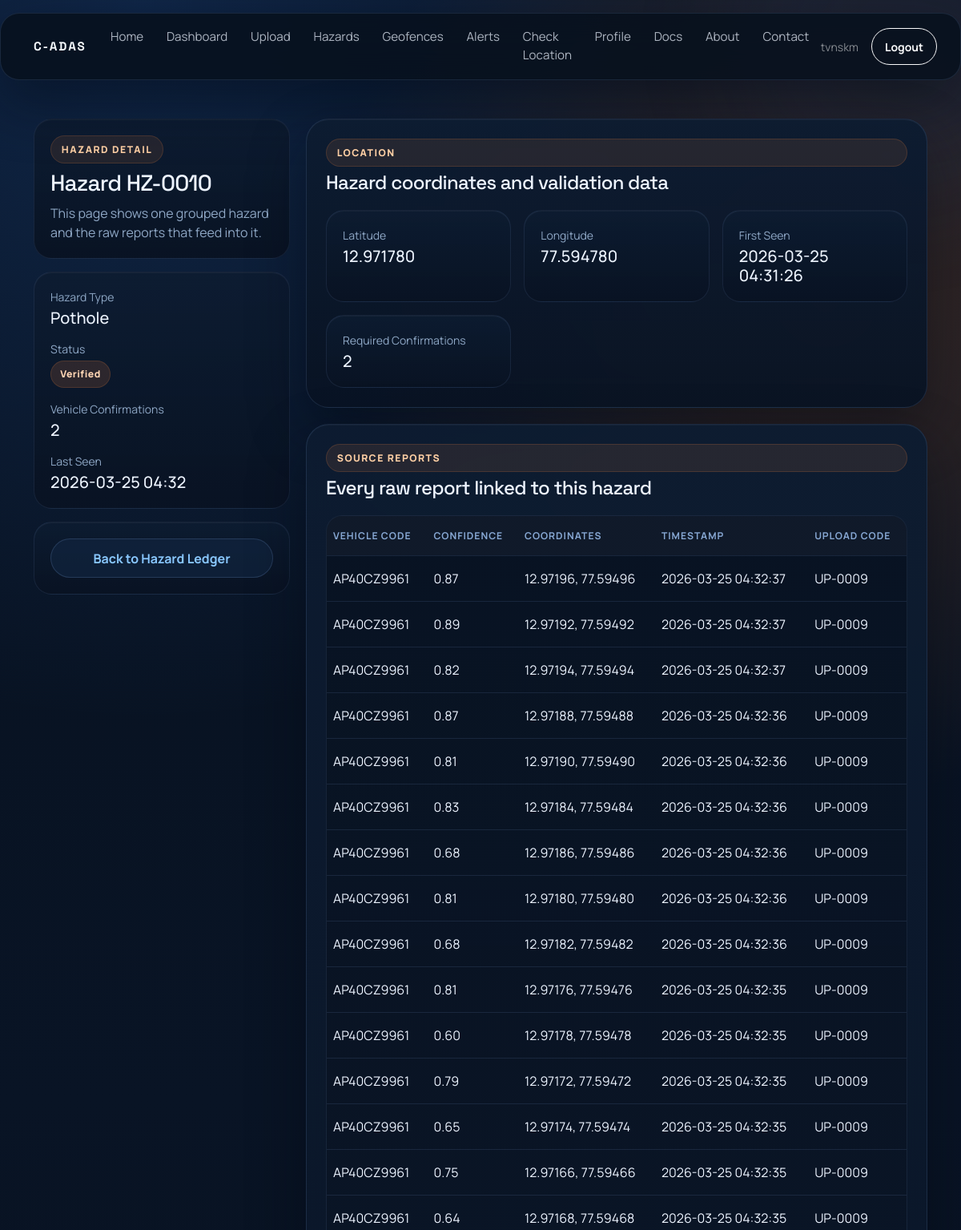
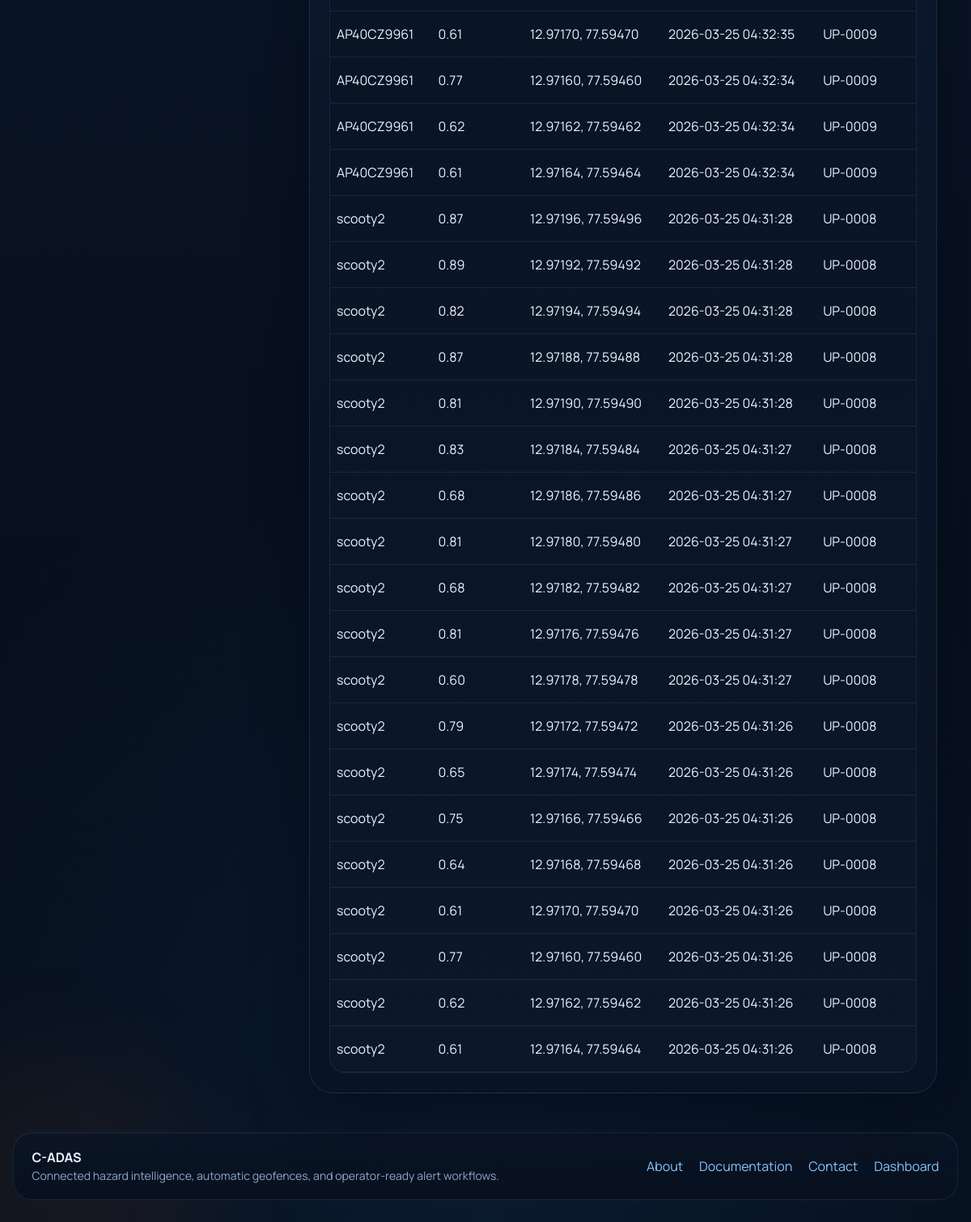
Page /hazards/10/ (signed in) on the committed database (2 pictures, top to bottom).
### hazards/models.py (models this page shows, shortened)
class HazardEvent(models.Model):
    STATUS_PENDING = "pending"
    STATUS_VALIDATED = "validated"
    STATUS_REJECTED = "rejected"
    STATUS_CHOICES = [
        (STATUS_PENDING, "Pending"),
        (STATUS_VALIDATED, "Validated"),
        (STATUS_REJECTED, "Rejected"),
    ]
    hazard_type = models.CharField(max_length=50, default="pothole")
    latitude = models.FloatField()
    longitude = models.FloatField()
    status = models.CharField(
        max_length=20,
        choices=STATUS_CHOICES,
        default=STATUS_PENDING,
    )
    validation_count = models.PositiveIntegerField(default=1)
    required_validations = models.PositiveIntegerField(default=2)
    first_reported_at = models.DateTimeField()
    last_reported_at = models.DateTimeField()
    created_at = models.DateTimeField(auto_now_add=True)
    updated_at = models.DateTimeField(auto_now=True)
    @property
    def display_status(self) -> str:
        if self.status == self.STATUS_VALIDATED:
            return "verified"
        return self.status

class HazardReport(models.Model):
    event = models.ForeignKey(
        HazardEvent,
        on_delete=models.CASCADE,
        related_name="reports",
    )
    vehicle_id = models.CharField(max_length=100)
    hazard_type = models.CharField(max_length=50, default="pothole")
    latitude = models.FloatField()
    longitude = models.FloatField()
    confidence = models.FloatField()
    detected_at = models.DateTimeField()
    video_upload = models.ForeignKey(
        VideoUpload,
        on_delete=models.SET_NULL,
        null=True,
        blank=True,
        related_name="hazard_reports",
    )
    created_at = models.DateTimeField(auto_now_add=True)

class VideoUpload(models.Model):
    STATUS_PROCESSING = "processing"
    STATUS_COMPLETED = "completed"
    STATUS_FAILED = "failed"
    STATUS_CHOICES = [
        (STATUS_PROCESSING, "Processing"),
        (STATUS_COMPLETED, "Completed"),
        (STATUS_FAILED, "Failed"),
    ]
    uploaded_by = models.ForeignKey(
        settings.AUTH_USER_MODEL,
        on_delete=models.CASCADE,
        related_name="video_uploads",
    )
    vehicle_id = models.CharField(max_length=100)
    video_file = models.FileField(upload_to="uploads/")
    status = models.CharField(
        max_length=20,
        choices=STATUS_CHOICES,
        default=STATUS_PROCESSING,
    )
    total_metadata_entries = models.PositiveIntegerField(default=0)
    error_message = models.TextField(blank=True)
    created_at = models.DateTimeField(auto_now_add=True)
    processed_at = models.DateTimeField(null=True, blank=True)

### hazards/views.py (the view)
# urls.py: path("<int:pk>/", HazardDetailView.as_view(), name="hazard-detail"),
class HazardDetailView(LoginRequiredMixin, DetailView):
    model = HazardEvent
    template_name = "hazards/hazard_detail.html"
    context_object_name = "hazard"
    def get_context_data(self, **kwargs):
        context = super().get_context_data(**kwargs)
        context["reports"] = self.object.reports.order_by("-detected_at")
        return context

### hazards/templates/hazards/hazard_detail.html (shortened to what this page needs)
{% extends "base.html" %}
{% block content %}
<section class="split-layout">
    <aside class="editorial-sidebar">
        <div class="mini-card">
            <span class="eyebrow mb-2">Hazard Detail</span>
            <h1 class="h3 mb-2">Hazard HZ-{{ hazard.id|stringformat:"04d" }}</h1>
            <p class="soft-text mb-0">This page shows one grouped hazard and the raw reports that feed into it.</p>
        </div>
        <div class="mini-card">
            <div class="soft-text small mb-1">Hazard Type</div>
            <div class="h5 mb-3">{{ hazard.hazard_type|title }}</div>
            <div class="soft-text small mb-1">Status</div>
            <div class="mb-3">
                <span class="status-badge {% if hazard.display_status == 'verified' %}verified{% else %}pending{% endif %}">
                    {{ hazard.display_status|title }}
                </span>
            </div>
            <div class="soft-text small mb-1">Vehicle Confirmations</div>
            <div class="h5 mb-3">{{ hazard.validation_count }}</div>
            <div class="soft-text small mb-1">Last Seen</div>
            <div class="h5 mb-0">{{ hazard.last_reported_at|date:"Y-m-d H:i" }}</div>
        </div>
        <div class="mini-card">
            <a href="{% url 'hazard-list' %}" class="btn btn-outline-primary w-100">Back to Hazard Ledger</a>
        </div>
    </aside>
    <div class="editorial-main">
        <div class="card content-card">
            <div class="card-body p-4">
                <div class="section-title">
                    <span class="eyebrow">Location</span>
                    <h2 class="h4 mb-0">Hazard coordinates and validation data</h2>
                </div>
                <div class="feature-grid">
                    <div class="mini-card">
                        <div class="soft-text small mb-1">Latitude</div>
                        <div class="h5 mb-0">{{ hazard.latitude|floatformat:6 }}</div>
                    </div>
                    <div class="mini-card">
                        <div class="soft-text small mb-1">Longitude</div>
                        <div class="h5 mb-0">{{ hazard.longitude|floatformat:6 }}</div>
                    </div>
                    <div class="mini-card">
                        <div class="soft-text small mb-1">First Seen</div>
                        <div class="h5 mb-0">{{ hazard.first_reported_at|date:"Y-m-d H:i:s" }}</div>
                    </div>
                    <div class="mini-card">
                        <div class="soft-text small mb-1">Required Confirmations</div>
                        <div class="h5 mb-0">{{ hazard.required_validations }}</div>
                    </div>
                </div>
            </div>
        </div>
        <div class="card content-card">
            <div class="card-body p-4">
                <div class="section-title">
                    <span class="eyebrow">Source Reports</span>
                    <h2 class="h4 mb-0">Every raw report linked to this hazard</h2>
                </div>
                <div class="table-responsive">
                    <table class="table align-middle">
                        <thead>
                            <tr>
                                <th>Vehicle Code</th>
                                <th>Confidence</th>
                                <th>Coordinates</th>
                                <th>Timestamp</th>
                                <th>Upload Code</th>
                            </tr>
                        </thead>
                        <tbody>
                            {% for report in reports %}
                                <tr>
                                    <td>{{ report.vehicle_id }}</td>
                                    <td>{{ report.confidence|floatformat:2 }}</td>
                                    <td>{{ report.latitude|floatformat:5 }}, {{ report.longitude|floatformat:5 }}</td>
                                    <td>{{ report.detected_at|date:"Y-m-d H:i:s" }}</td>
                                    <td>
                                        {% if report.video_upload %}
                                            UP-{{ report.video_upload.id|stringformat:"04d" }}
                                        {% else %}
                                            Direct API
                                        {% endif %}
                                    </td>
                                </tr>
                            {% empty %}
                                <tr>
                                    <td colspan="5" class="text-center soft-text py-4">No raw reports were found for this hazard.</td>
                                </tr>
                            {% endfor %}
                        </tbody>
                    </table>
                </div>
            </div>
        </div>
    </div>
</section>
{% endblock %}

### templates/base.html (shortened to what this page needs)
<!DOCTYPE html>
<html lang="en">
<head>
    <link href="https://cdn.jsdelivr.net/npm/bootstrap@5.3.3/dist/css/bootstrap.min.css" rel="stylesheet">
</head>
<body>
    <div class="shell">
    <nav class="navbar navbar-expand-lg navbar-dark app-navbar px-2 px-lg-3">
        <div class="container">
            <a class="navbar-brand" href="{% url 'home' %}">C-ADAS</a>
            <div class="collapse navbar-collapse" id="mainNav">
                {% if user.is_authenticated %}
                    <ul class="navbar-nav me-auto mb-2 mb-lg-0">
                        <li class="nav-item"><a class="nav-link" href="{% url 'home' %}">Home</a></li>
                        <li class="nav-item"><a class="nav-link" href="{% url 'dashboard' %}">Dashboard</a></li>
                        <li class="nav-item"><a class="nav-link" href="{% url 'video-upload' %}">Upload</a></li>
                        <li class="nav-item"><a class="nav-link" href="{% url 'hazard-list' %}">Hazards</a></li>
                        <li class="nav-item"><a class="nav-link" href="{% url 'geofence-list' %}">Geofences</a></li>
                        <li class="nav-item"><a class="nav-link" href="{% url 'alert-list' %}">Alerts</a></li>
                        <li class="nav-item"><a class="nav-link" href="{% url 'browser-check-location' %}">Check Location</a></li>
                        <li class="nav-item"><a class="nav-link" href="{% url 'profile' %}">Profile</a></li>
                        <li class="nav-item"><a class="nav-link" href="{% url 'documentation' %}">Docs</a></li>
                        <li class="nav-item"><a class="nav-link" href="{% url 'about' %}">About</a></li>
                        <li class="nav-item"><a class="nav-link" href="{% url 'contact' %}">Contact</a></li>
                    </ul>
                    <div class="d-flex align-items-center gap-3">
                        <span class="text-white-50 small">{{ user.username }}</span>
                        <form method="post" action="{% url 'logout' %}" class="m-0">
                            <button type="submit" class="btn btn-outline-light btn-sm px-3">Logout</button>
                        </form>
                    </div>
                {% endif %}
            </div>
        </div>
    </nav>
    <main class="container py-4 py-lg-5">
        {% block content %}{% endblock %}
    </main>
    <footer class="site-footer">
        <div class="footer-card">
            <div class="d-flex flex-column flex-lg-row justify-content-between align-items-lg-center gap-3">
                <div>
                    <div class="fw-bold">C-ADAS</div>
                    <div class="soft-text small">Connected hazard intelligence, automatic geofences, and operator-ready alert workflows.</div>
                </div>
                <div class="footer-links">
                    <a href="{% url 'about' %}">About</a>
                    <a href="{% url 'documentation' %}">Documentation</a>
                    <a href="{% url 'contact' %}">Contact</a>
                    {% if user.is_authenticated %}
                        <a href="{% url 'dashboard' %}">Dashboard</a>
                    {% endif %}
                </div>
            </div>
        </div>
    </footer>
    </div>
</body>
</html>

### rows in the picture
HazardEvent: id "0010", hazard_type "Pothole", display_status "Verified", validation_count "2", last_reported_at "2026-03-25 04:32", latitude "12.971780", longitude "77.594780", first_reported_at "2026-03-25 04:31:26", required_validations "2"
HazardReport: vehicle_id "AP40CZ9961", confidence "0.87", latitude "12.97196", longitude "77.59496", detected_at "2026-03-25 04:32:37", video_upload.id "0009"
HazardReport: vehicle_id "AP40CZ9961", confidence "0.89", latitude "12.97192", longitude "77.59492", detected_at "2026-03-25 04:32:37", video_upload.id "0009"
HazardReport: vehicle_id "AP40CZ9961", confidence "0.82", latitude "12.97194", longitude "77.59494", detected_at "2026-03-25 04:32:37", video_upload.id "0009"
HazardReport: vehicle_id "AP40CZ9961", confidence "0.87", latitude "12.97188", longitude "77.59488", detected_at "2026-03-25 04:32:36", video_upload.id "0009"
HazardReport: vehicle_id "AP40CZ9961", confidence "0.81", latitude "12.97190", longitude "77.59490", detected_at "2026-03-25 04:32:36", video_upload.id "0009"
HazardReport: vehicle_id "AP40CZ9961", confidence "0.83", latitude "12.97184", longitude "77.59484", detected_at "2026-03-25 04:32:36", video_upload.id "0009"
HazardReport: vehicle_id "AP40CZ9961", confidence "0.68", latitude "12.97186", longitude "77.59486", detected_at "2026-03-25 04:32:36", video_upload.id "0009"
HazardReport: vehicle_id "AP40CZ9961", confidence "0.81", latitude "12.97180", longitude "77.59480", detected_at "2026-03-25 04:32:36", video_upload.id "0009"
HazardReport: vehicle_id "AP40CZ9961", confidence "0.68", latitude "12.97182", longitude "77.59482", detected_at "2026-03-25 04:32:36", video_upload.id "0009"
HazardReport: vehicle_id "AP40CZ9961", confidence "0.81", latitude "12.97176", longitude "77.59476", detected_at "2026-03-25 04:32:35", video_upload.id "0009"
HazardReport: vehicle_id "AP40CZ9961", confidence "0.60", latitude "12.97178", longitude "77.59478", detected_at "2026-03-25 04:32:35", video_upload.id "0009"
HazardReport: vehicle_id "AP40CZ9961", confidence "0.79", latitude "12.97172", longitude "77.59472", detected_at "2026-03-25 04:32:35", video_upload.id "0009"
HazardReport: vehicle_id "AP40CZ9961", confidence "0.65", latitude "12.97174", longitude "77.59474", detected_at "2026-03-25 04:32:35", video_upload.id "0009"
HazardReport: vehicle_id "AP40CZ9961", confidence "0.75", latitude "12.97166", longitude "77.59466", detected_at "2026-03-25 04:32:35", video_upload.id "0009"
HazardReport: vehicle_id "AP40CZ9961", confidence "0.64", latitude "12.97168", longitude "77.59468", detected_at "2026-03-25 04:32:35", video_upload.id "0009"
HazardReport: vehicle_id "AP40CZ9961", confidence "0.61", latitude "12.97170", longitude "77.59470", detected_at "2026-03-25 04:32:35", video_upload.id "0009"
HazardReport: vehicle_id "AP40CZ9961", confidence "0.77", latitude "12.97160", longitude "77.59460", detected_at "2026-03-25 04:32:34", video_upload.id "0009"
HazardReport: vehicle_id "AP40CZ9961", confidence "0.62", latitude "12.97162", longitude "77.59462", detected_at "2026-03-25 04:32:34", video_upload.id "0009"
HazardReport: vehicle_id "AP40CZ9961", confidence "0.61", latitude "12.97164", longitude "77.59464", detected_at "2026-03-25 04:32:34", video_upload.id "0009"
HazardReport: vehicle_id "scooty2", confidence "0.87", latitude "12.97196", longitude "77.59496", detected_at "2026-03-25 04:31:28", video_upload.id "0008"
HazardReport: vehicle_id "scooty2", confidence "0.89", latitude "12.97192", longitude "77.59492", detected_at "2026-03-25 04:31:28", video_upload.id "0008"
HazardReport: vehicle_id "scooty2", confidence "0.82", latitude "12.97194", longitude "77.59494", detected_at "2026-03-25 04:31:28", video_upload.id "0008"
HazardReport: vehicle_id "scooty2", confidence "0.87", latitude "12.97188", longitude "77.59488", detected_at "2026-03-25 04:31:28", video_upload.id "0008"
HazardReport: vehicle_id "scooty2", confidence "0.81", latitude "12.97190", longitude "77.59490", detected_at "2026-03-25 04:31:28", video_upload.id "0008"
HazardReport: vehicle_id "scooty2", confidence "0.83", latitude "12.97184", longitude "77.59484", detected_at "2026-03-25 04:31:27", video_upload.id "0008"
HazardReport: vehicle_id "scooty2", confidence "0.68", latitude "12.97186", longitude "77.59486", detected_at "2026-03-25 04:31:27", video_upload.id "0008"
HazardReport: vehicle_id "scooty2", confidence "0.81", latitude "12.97180", longitude "77.59480", detected_at "2026-03-25 04:31:27", video_upload.id "0008"
HazardReport: vehicle_id "scooty2", confidence "0.68", latitude "12.97182", longitude "77.59482", detected_at "2026-03-25 04:31:27", video_upload.id "0008"
HazardReport: vehicle_id "scooty2", confidence "0.81", latitude "12.97176", longitude "77.59476", detected_at "2026-03-25 04:31:27", video_upload.id "0008"
HazardReport: vehicle_id "scooty2", confidence "0.60", latitude "12.97178", longitude "77.59478", detected_at "2026-03-25 04:31:27", video_upload.id "0008"
HazardReport: vehicle_id "scooty2", confidence "0.79", latitude "12.97172", longitude "77.59472", detected_at "2026-03-25 04:31:26", video_upload.id "0008"
HazardReport: vehicle_id "scooty2", confidence "0.65", latitude "12.97174", longitude "77.59474", detected_at "2026-03-25 04:31:26", video_upload.id "0008"
HazardReport: vehicle_id "scooty2", confidence "0.75", latitude "12.97166", longitude "77.59466", detected_at "2026-03-25 04:31:26", video_upload.id "0008"
HazardReport: vehicle_id "scooty2", confidence "0.64", latitude "12.97168", longitude "77.59468", detected_at "2026-03-25 04:31:26", video_upload.id "0008"
HazardReport: vehicle_id "scooty2", confidence "0.61", latitude "12.97170", longitude "77.59470", detected_at "2026-03-25 04:31:26", video_upload.id "0008"
HazardReport: vehicle_id "scooty2", confidence "0.77", latitude "12.97160", longitude "77.59460", detected_at "2026-03-25 04:31:26", video_upload.id "0008"
HazardReport: vehicle_id "scooty2", confidence "0.62", latitude "12.97162", longitude "77.59462", detected_at "2026-03-25 04:31:26", video_upload.id "0008"
HazardReport: vehicle_id "scooty2", confidence "0.61", latitude "12.97164", longitude "77.59464", detected_at "2026-03-25 04:31:26", video_upload.id "0008"

### other values in the picture
{{ user.username }} "tvnskm"
